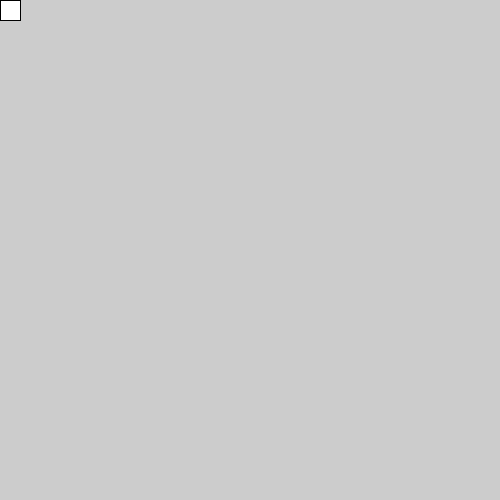
Frame 1 (no input)
Frame 60 (the mouse pressed at the canvas centre just before this capture): identical to frame 1, image omitted
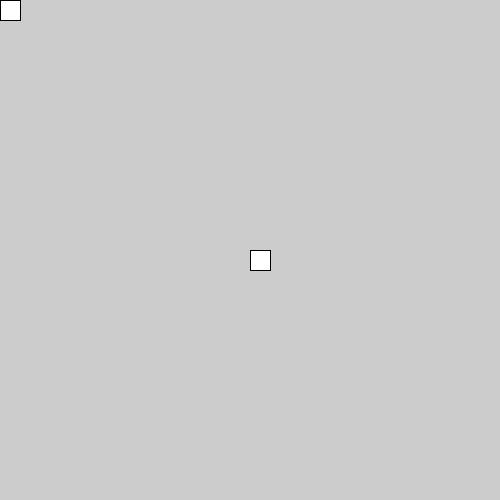
Frame 120 (the mouse held since frame 60 and released just before this capture)

The Processing sketch that drew these frames (run headless with seeded random() and noise(); from frame 60 on, the mouse is pressed at the canvas centre):

// Processing sketch: circulo_o_cuadrado_2
// ── circulo_o_cuadrado_2.pde
void setup() {
  size(500, 500);
}

void draw() {
  //background(0);
  if (mouseY>height/2 && mouseX > width/2) {
    ellipse(mouseX, mouseY, 10, 10);
  } else {
    rect(mouseX, mouseY, 20, 20);
  }
}
